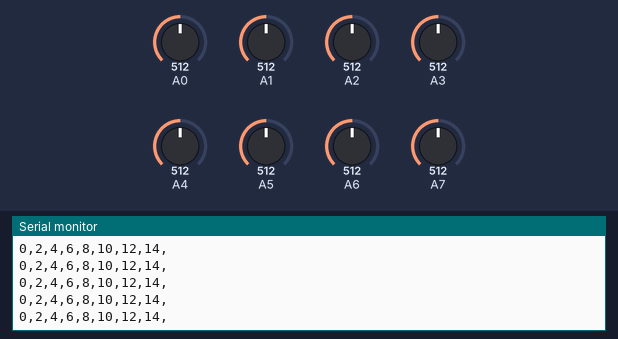
This sketch was run on a simulated Arduino Nano, built with avr-gcc and run on an emulated ATmega328P. On the bench: the last lines printed to the serial monitor. Inputs (shaded band) come from the test bench; at power-on: A0 = 512, A1 = 512, A2 = 512, A3 = 512, A4 = 512, A5 = 512, A6 = 512, A7 = 512.

Above: at 1.2 s.
1.3 s: A0 set to 716
At 2.2 s:
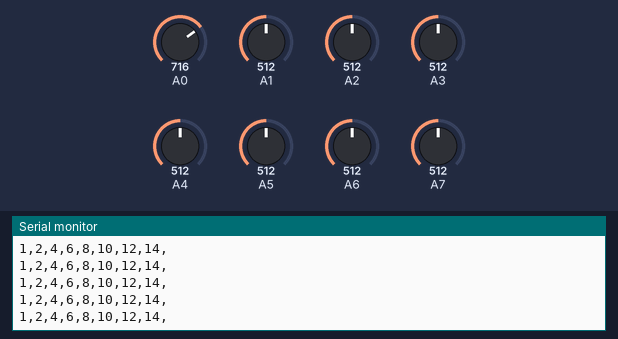
4.3 s: A1 set to 716
At 5.4 s:
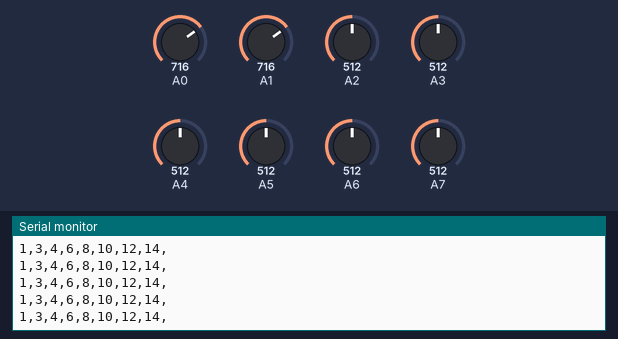
7.3 s: A2 set to 716
At 8.3 s:
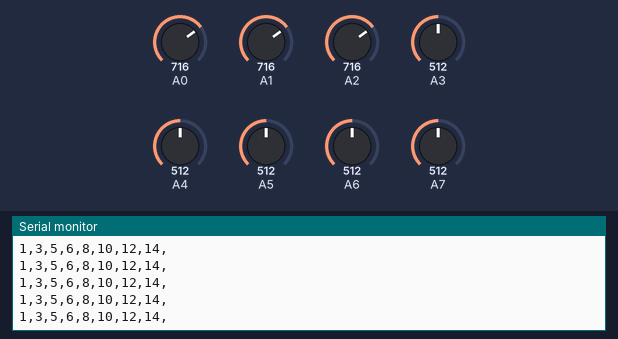
10.3 s: A3 set to 716
At 11.0 s:
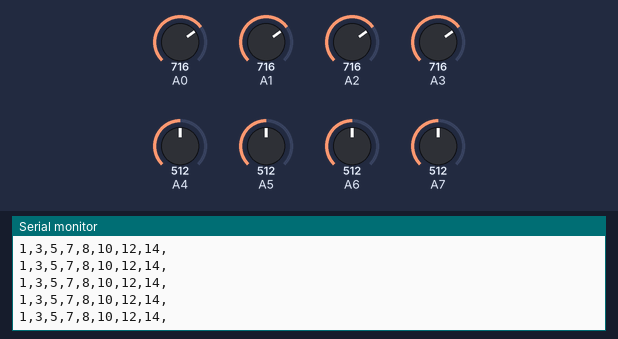
11.8 s: A4 set to 716
At 12.6 s:
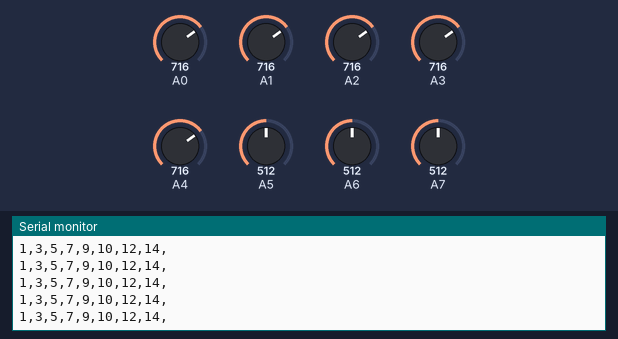
14.8 s: A5 set to 716
At 15.9 s:
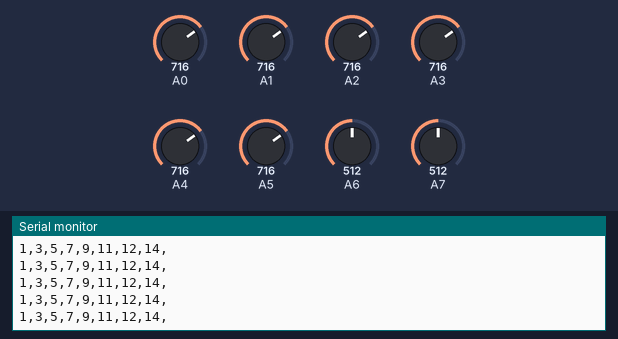

Measured:
- after the input at 1.3 s, the serial monitor: prints a new line after 0.08 s (image 1)
- after the input at 4.3 s, the serial monitor: prints a new line after 0.07 s (image 2)
- after the input at 7.3 s, the serial monitor: prints a new line after 0.08 s (image 3)
- after the input at 10.3 s, the serial monitor: prints a new line after 0.08 s (image 4)
- after the input at 11.8 s, the serial monitor: prints a new line after 0.08 s (image 5)
- after the input at 14.8 s, the serial monitor: prints a new line after 0.07 s (image 6)

The sketch:

osci.ino
```cpp
char buf[50];

float getAnalogVoltage(int pin) { return analogRead(pin) * (5.0 / 1023.0); }
int isLoginHigh(float voltage, int low, int high) {
  int result = low;
  if (voltage > 2.7 ) result = high;
  return result;
}

void setup(){ Serial.begin(9600); }
void loop(){
  sprintf(
    buf,
    "%d,%d,%d,%d,%d,%d,%d,%d,",
    isLoginHigh(getAnalogVoltage(A0), 0, 1),
    isLoginHigh(getAnalogVoltage(A1), 2, 3),
    isLoginHigh(getAnalogVoltage(A2), 4, 5),
    isLoginHigh(getAnalogVoltage(A3), 6, 7),
    isLoginHigh(getAnalogVoltage(A4), 8, 9),
    isLoginHigh(getAnalogVoltage(A5), 10, 11),
    isLoginHigh(getAnalogVoltage(A6), 12, 13),
    isLoginHigh(getAnalogVoltage(A7), 14, 15));

    Serial.println(buf);
}
```
